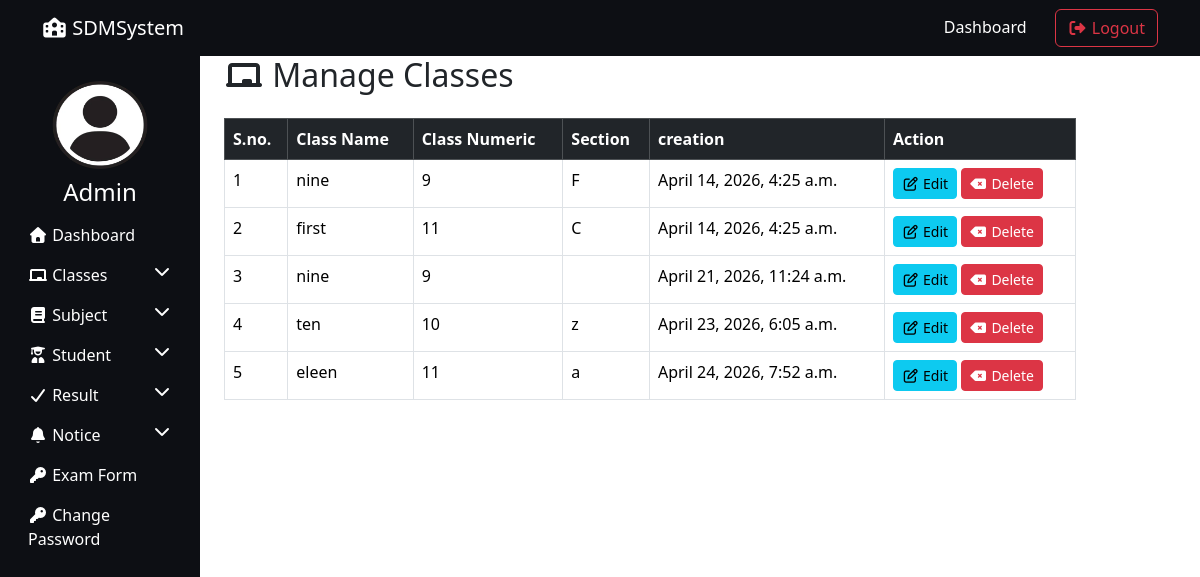
Page /manage_classes/ (signed in) on the committed database.
### resultapp/models.py (models this page shows, shortened)
class Class(models.Model):
    class_name = models.CharField(max_length=50)
    class_numeric = models.IntegerField()
    section = models.CharField(max_length=20)
    creation_date = models.DateTimeField(auto_now_add=True)
    updation_date = models.DateTimeField(auto_now=True)

### resultapp/views.py (the view, shortened to what this page needs)
# urls.py: path("manage_classes/",manage_classes,name="manage_classes"),
@login_required
def manage_classes(request):
    classes = Class.objects.all()
    return render(request,"manage_classes.html",locals())

### resultapp/templates/manage_classes.html (shortened to what this page needs)
{% extends "admin_base.html" %}
{% load static %}
{%block content%}
   <div class="container">
    <h2 class="mb-4">
        <i class="fas fa-chalkboard"></i> Manage Classes
    </h2>
    <table class="table table-bordered">
        <thead class="table-dark">
            <tr>
                <th>S.no.</th>
                <th>Class Name</th>
                <th>Class Numeric</th>
                <th>Section</th>
                <th>creation</th>
                <th>Action</th>
            </tr>
        </thead>
        <tbody>
            {% for c in classes%}
            <tr>
                <td>{{forloop.counter}}</td>
                <td>{{c.class_name}}</td>
                <td>{{c.class_numeric}}</td>
                <td>{{c.section}}</td>
                <td>{{c.creation_date}}</td>
                <td>
                    <a href="{% url 'edit_class' c.id %}" class="btn btn-info btn-sm"><i class="fa-regular fa-pen-to-square"></i> Edit</a>
                     <a href="?delete={{c.id}}" class="btn btn-danger btn-sm"><i class="fa-solid fa-delete-left"></i> Delete</a>
                </td>
            </tr>
            {%endfor%}
        </tbody>
    </table>
   </div>
    {%endblock %}

### rows in the picture
Class: class_name "nine", class_numeric "9", section "F", creation_date "April 14, 2026, 4:25 a.m."
Class: class_name "first", class_numeric "11", section "C", creation_date "April 14, 2026, 4:25 a.m."
Class: class_name "nine", class_numeric "9", creation_date "April 21, 2026, 11:24 a.m."
Class: class_name "ten", class_numeric "10", section "z", creation_date "April 23, 2026, 6:05 a.m."
Class: class_name "eleen", class_numeric "11", section "a", creation_date "April 24, 2026, 7:52 a.m."
